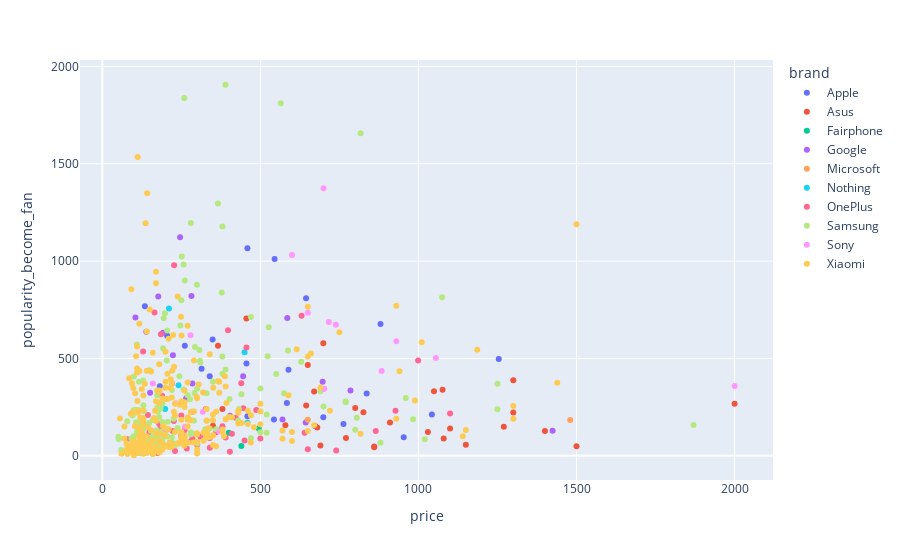

The notebook cell saved with this chart:
### Markdown cell above
Most of the phones adopted 5g technology.

### Code cell
px.scatter(df, x='price', y='popularity_become_fan', color='brand')

### Figure 1 — Plotly figure (JSON) as saved in the notebook; plotly's stock layout.template omitted (floating-point values rounded to 4 significant figures; data arrays with more than 128 entries replaced by an {"elided": "..."} marker saying what was removed)
{"data": [{"hovertemplate": "brand=Apple<br>price=%{x}<br>popularity_become_fan=%{y}<extra></extra>", "legendgroup": "Apple", "marker": {"color": "#636efa", "symbol": "circle"}, "mode": "markers", "name": "Apple", "orientation": "v", "showlegend": true, "type": "scatter", "x": [699.0, 1254.0, 1043.0, 953.5, 762.8, 880.0, 836.2, 672.8, 583.9, 644.5, 589.0, 543.0, 459.0, 182.0, 545.0, 456.0, 349.0, 314.0, 459.0, 339.9, 261.0, 205.0, 134.7], "xaxis": "x", "y": [198, 497, 212, 96, 164, 677, 320, 153, 271, 810, 442, 187, 203, 357, 1011, 474, 597, 447, 1066, 409, 565, 617, 768], "yaxis": "y"}, {"hovertemplate": "brand=Asus<br>price=%{x}<br>popularity_become_fan=%{y}<extra></extra>", "legendgroup": "Asus", "marker": {"color": "#EF553B", "symbol": "circle"}, "mode": "markers", "name": "Asus", "orientation": "v", "showlegend": true, "type": "scatter", "x": [1080.0, 1300.0, 860.0, 1150.0, 826.0, 1076.0, 770.8, 699.0, 644.8, 579.1, 1100.0, 690.0, 860.0, 1500.0, 455.8, 800.0, 350.0, 2000.0, 1030.0, 1270.0, 380.0, 366.0, 1300.0, 680.0, 1049.0, 670.0, 910.0, 650.0, 1400.0], "xaxis": "x", "y": [89, 222, 48, 57, 224, 340, 92, 578, 258, 157, 140, 53, 44, 49, 705, 246, 155, 267, 122, 149, 241, 565, 388, 146, 332, 330, 171, 467, 128], "yaxis": "y"}, {"hovertemplate": "brand=Fairphone<br>price=%{x}<br>popularity_become_fan=%{y}<extra></extra>", "legendgroup": "Fairphone", "marker": {"color": "#00cc96", "symbol": "circle"}, "mode": "markers", "name": "Fairphone", "orientation": "v", "showlegend": true, "type": "scatter", "x": [495.0, 400.0, 440.0], "xaxis": "x", "y": [140, 119, 50], "yaxis": "y"}, {"hovertemplate": "brand=Google<br>price=%{x}<br>popularity_become_fan=%{y}<extra></extra>", "legendgroup": "Google", "marker": {"color": "#ab63fa", "symbol": "circle"}, "mode": "markers", "name": "Google", "orientation": "v", "showlegend": true, "type": "scatter", "x": [697.0, 785.0, 570.0, 1424.0, 404.0, 585.1, 445.5, 643.5, 285.0, 282.0, 223.4, 192.0, 246.0, 139.1, 151.2, 177.0, 265.3, 104.8], "xaxis": "x", "y": [380, 336, 187, 129, 206, 708, 409, 171, 371, 821, 516, 632, 1123, 637, 324, 818, 296, 711], "yaxis": "y"}, {"hovertemplate": "brand=Microsoft<br>price=%{x}<br>popularity_become_fan=%{y}<extra></extra>", "legendgroup": "Microsoft", "marker": {"color": "#FFA15A", "symbol": "circle"}, "mode": "markers", "name": "Microsoft", "orientation": "v", "showlegend": true, "type": "scatter", "x": [1480.0, 650.0], "xaxis": "x", "y": [184, 185], "yaxis": "y"}, {"hovertemplate": "brand=Nothing<br>price=%{x}<br>popularity_become_fan=%{y}<extra></extra>", "legendgroup": "Nothing", "marker": {"color": "#19d3f3", "symbol": "circle"}, "mode": "markers", "name": "Nothing", "orientation": "v", "showlegend": true, "type": "scatter", "x": [459.0, 329.0, 369.0, 199.0, 241.2, 449.9, 211.0], "xaxis": "x", "y": [170, 118, 132, 240, 362, 532, 757], "yaxis": "y"}, {"hovertemplate": "brand=OnePlus<br>price=%{x}<br>popularity_become_fan=%{y}<extra></extra>", "legendgroup": "OnePlus", "marker": {"color": "#FF6692", "symbol": "circle"}, "mode": "markers", "name": "OnePlus", "orientation": "v", "showlegend": true, "type": "scatter", "x": [865.0, 450.0, 300.0, 999.0, 446.2, 410.0, 267.2, 174.9, 260.0, 205.8, 403.5, 486.9, 630.3, 340.0, 1100.0, 380.0, 185.2, 327.5, 300.0, 222.9, 310.0, 226.4, 390.0, 456.0, 230.0, 500.0, 105.5, 284.2, 190.1, 280.0, 250.0, 340.0, 149.2, 285.0, 360.0, 397.7, 180.0, 422.0, 220.6, 149.4, 144.3, 185.5, 189.0, 927.5, 250.0, 80.0, 129.1, 640.0, 165.3, 227.1, 439.5, 740.0, 650.0], "xaxis": "x", "y": [128, 79, 60, 490, 244, 113, 38, 15, 132, 136, 21, 236, 720, 92, 217, 152, 141, 240, 58, 128, 99, 179, 94, 557, 25, 89, 32, 227, 155, 75, 103, 42, 123, 88, 121, 645, 164, 195, 373, 88, 210, 624, 308, 232, 207, 85, 536, 119, 736, 979, 373, 27, 34], "yaxis": "y"}, {"hovertemplate": "brand=Samsung<br>price=%{x}<br>popularity_become_fan=%{y}<extra></extra>", "legendgroup": "Samsung", "marker": {"color": "#B6E880", "symbol": "circle"}, "mode": "markers", "name": "Samsung", "orientation": "v", "showlegend": true, "type": "scatter", "x": {"elided": "172 float values"}, "xaxis": "x", "y": {"elided": "172 int values"}, "yaxis": "y"}, {"hovertemplate": "brand=Sony<br>price=%{x}<br>popularity_become_fan=%{y}<extra></extra>", "legendgroup": "Sony", "marker": {"color": "#FF97FF", "symbol": "circle"}, "mode": "markers", "name": "Sony", "orientation": "v", "showlegend": true, "type": "scatter", "x": [1055.0, 261.6, 702.0, 716.5, 317.9, 883.5, 739.0, 232.0, 930.0, 370.0, 600.0, 279.0, 160.0, 2000.0, 650.0, 700.0, 700.0, 200.0], "xaxis": "x", "y": [503, 149, 344, 688, 226, 436, 673, 270, 589, 126, 1031, 619, 372, 359, 735, 1375, 345, 137], "yaxis": "y"}, {"hovertemplate": "brand=Xiaomi<br>price=%{x}<br>popularity_become_fan=%{y}<extra></extra>", "legendgroup": "Xiaomi", "marker": {"color": "#FECB52", "symbol": "circle"}, "mode": "markers", "name": "Xiaomi", "orientation": "v", "showlegend": true, "type": "scatter", "x": {"elided": "277 float values"}, "xaxis": "x", "y": {"elided": "277 int values"}, "yaxis": "y"}], "layout": {"legend": {"title": {"text": "brand"}, "tracegroupgap": 0}, "margin": {"t": 60}, "xaxis": {"anchor": "y", "domain": [0, 1], "title": {"text": "price"}}, "yaxis": {"anchor": "x", "domain": [0, 1], "title": {"text": "popularity_become_fan"}}}}
